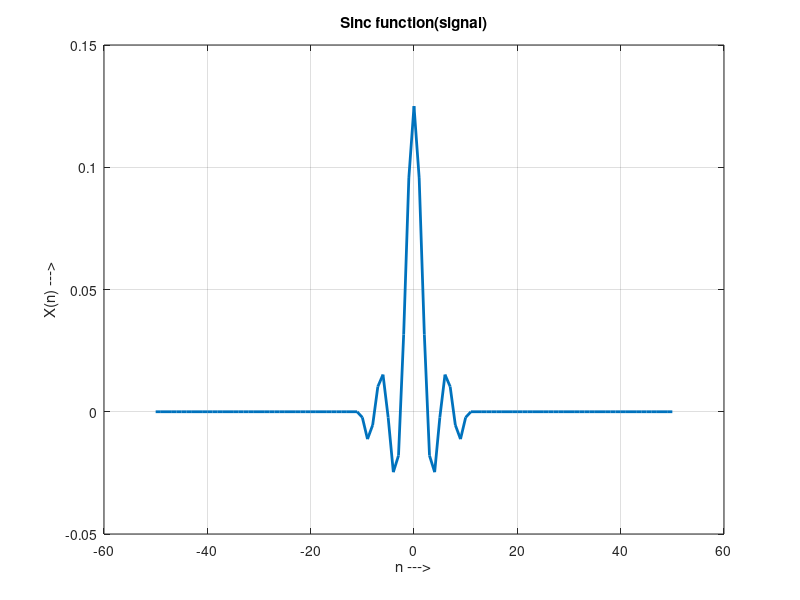

The MATLAB script that drew this image: (Note: this script raises an error after producing the figure.)
clc
clear all
clear

% =============================================={ DTFT } =======================|
%Question:-1 
N_init = -50;
N_end = 50;
n = N_init:N_end;

X_n = sinc(pi*n/8)/8;
X_n(abs(n) > 10) = 0;;
figure, plot(n, X_n, 'linewidth', 2), xlabel('n --->'), ylabel('X(n) --->'), title('Sinc function(signal)');
grid on

% Plot the DTFT X(w)
omega1 = -5*pi:0.01:5*pi;
X_w1 = DTFT(X_n, omega1, n);
X_mag1 = abs(X_w1);
X_angle1 = angle(X_w1);
figure,plot(omega1, X_mag1,'linewidth', 2), xlabel('w --->'), ylabel('X(w):mag --->'), title('DTFT signal(Magnitute)');
grid on

figure,plot(omega1, X_angle1,'linewidth', 2), xlabel('w --->'), ylabel('X(w):angle --->'), title('DTFT signal(Angle)');
grid on

%--------------------------------- 
% Question:-2

omega2 = -pi:0.01:pi;
omega2_bounbed = (omega2 >= -pi/3 & omega2 <= pi/3);
X_w2 = zeros(size(omega2));
X_w2(omega2_bounbed) = 1 + omega2(omega2_bounbed).^2;
figure,plot(omega2, X_w2, 'linewidth',2),xlabel('w --->'),ylabel('X(w) --->'),title('Parabolic spectrum (signal)');
grid on

% Plot the IDTFT  
X_n_reconst = IDTFT(X_w2,omega2,n);
figure,plot(n, X_n_reconst,'linewidth', 2), xlabel('n --->'), ylabel('X(n) --->'), title('IDTFT signal');
grid on

%=================================={ Sampling }=================================|
% Question:-3

t_init3 = -10;
t_end3 = 10;
t3 = t_init3:0.01:t_end3;

X_t3 = zeros(size(t3));
X_t3(t3 > 0 & t3 < 5) = 1 + 0*t3(t3>0 & t3<5);
figure, plot(t3, X_t3, 'linewidth', 2), xlabel('t --->'), ylabel('X(t) --->'), title('Rectangular signal');
grid on


% ---- CTFT ---->
omega3 = -5*pi:0.01:5*pi;
X_w3 = CTFT(X_t3, omega3, t3);
X_w3_mag = abs(X_w3)*0.01;
X_w3_angle = angle(X_w3);
figure, plot(omega3, X_w3_mag, 'linewidth', 2), xlabel('w --->'), ylabel('X(w):mag --->'), title('CTFT signal(Magnitute)');
grid on
figure,plot(omega3, X_w3_angle, 'linewidth', 2),xlabel('w --->'),ylabel('X(w):angle --->'), title('CTFT signal(Angle)');
grid on

%------------------------------------
% Question:-4 (Taking same time interval for 3 and 4)

t_init4 = -10;
t_end4 = 10;
t4 = t_init4:0.01:t_end4;

X_t4 = zeros(size(t4));
X_t4(t4 >= -3 & t4 <= 3) = 1 - abs(t4(t4 >= -3 & t4 <= 3))/3;
figure, plot(t4, X_t4, 'linewidth', 2), xlabel('t --->'), ylabel('X(t) --->'), title('Triangle signal');
grid on


% ---- CTFT ---->
omega4 = -5*pi:0.01:5*pi;
X_w4 = CTFT(X_t4, omega4, t4);
X_w4_mag = abs(X_w4)*0.01;
X_w4_angle = angle(X_w4);
figure, plot(omega4, X_w4_mag, 'linewidth', 2), xlabel('w --->'), ylabel('X(w):mag --->'), title('CTFT signal(Magnitute)');
grid on
figure,plot(omega4, X_w4_angle, 'linewidth', 2),xlabel('w --->'),ylabel('X(w):angle --->'),title('CTFT signal(Angle)');
grid on

% --------------------------------------

% 3dB bandwidth falls within the range  of...
figure, powerbw(abs(X_w3), omega3./2*pi);
figure, powerbw(abs(X_w4), omega4./2*pi);

%===============================================================================

